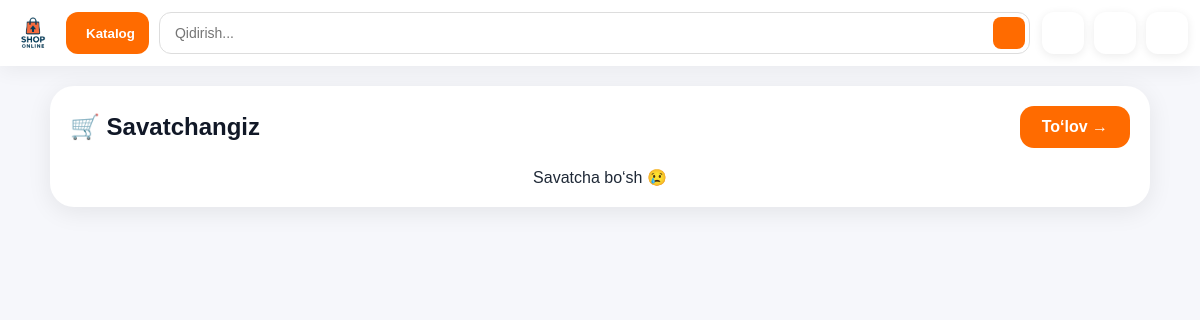
The page /cart/ (signed in) on the database as committed earlier.
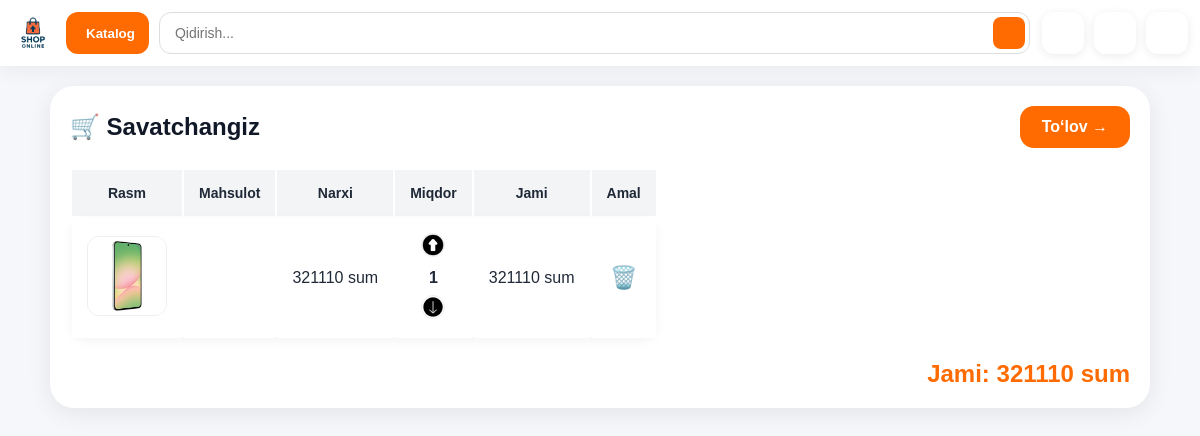
The same page on the database as committed later.
### store/models.py (models this page shows, shortened)
class CartItem(models.Model):
    customer = models.ForeignKey(User, on_delete=models.CASCADE, null=True, blank=True)
    product = models.ForeignKey(Products, on_delete=models.CASCADE)
    quantity = models.PositiveIntegerField(default=1)
    def total_price(self):
        return self.product.price * self.quantity

class Products(models.Model):
    title = models.CharField(max_length=255)
    description = models.TextField(max_length=20000)
    slug = models.SlugField(max_length=255, unique=True)
    image = models.ImageField(upload_to='products/')
    image2 = models.ImageField(upload_to='products/')
    image3 = models.ImageField(upload_to='products/')
    image4 = models.ImageField(upload_to='products/')
    price = models.IntegerField(null=True, blank=True)
    category = models.ForeignKey(Category, on_delete=models.CASCADE, null=True, blank=True)

### store/views.py (the view)
# urls.py: path('cart/', views.cart, name='cart'),
def cart(request):
    cart_items = CartItem.objects.filter(customer=request.user)
    total_price = sum(item.product.price * item.quantity for item in cart_items)
    return render(request, 'cart.html', {'cart_items': cart_items, 'total_price': total_price})

### store/templates/cart.html (shortened to what this page needs)
{% extends 'base.html' %}
{% load static %}
{% block content %}
<div class="cart-container">
    <div class="cart-header">
        <h2>🛒 Savatchangiz</h2>
        <a class="checkout-btn" href="{% url 'store:create_order' %}">To‘lov →</a>
    </div>
    {% if cart_items %}
    <table class="cart-table">
        <thead>
            <tr>
                <th>Rasm</th>
                <th>Mahsulot</th>
                <th>Narxi</th>
                <th>Miqdor</th>
                <th>Jami</th>
                <th>Amal</th>
            </tr>
        </thead>
        <tbody>
            {% for item in cart_items %}
            <tr>
                <td><img src="{{ item.product.image.url }}" alt=""></td>
                <td>{{ item.product.name }}</td>
                <td>{{ item.product.price }} sum</td>
                <td>
                    <div class="quantity-box">
                        <a class="quantity-btn" href="{% url 'store:edit_cart_item' item.id %}?action=add">
                            <img src="{% static 'img/up-arrow.png' %}" alt="">
                        </a>
                        <strong>{{ item.quantity }}</strong>
                        <a class="quantity-btn" href="{% url 'store:edit_cart_item' item.id %}?action=take">
                            <img src="{% static 'img/down-arrow.png' %}" alt="">
                        </a>
                    </div>
                </td>
                <td>{{ item.total_price }} sum</td>
                <td>
                    <a href="{% url 'store:delete_cart_item' item.id %}" class="delete-btn">🗑️</a>
                </td>
            </tr>
            {% endfor %}
        </tbody>
    </table>
    <div class="total-price">Jami: {{ total_price }} sum</div>
    {% else %}
    <p style="text-align:center;">Savatcha bo‘sh 😢</p>
    {% endif %}
</div>
{% endblock %}

Rows that differ between the two databases and show on the page:
added CartItem: product.image (picture), product.price "321110", quantity "1", total_price "321110"
Other text that changed with them:
{{ total_price }}: (not shown) → "321110"
text no longer shown: "Savatcha bo‘sh 😢"
text now shown: "Rasm Mahsulot Narxi Miqdor Jami Amal Jami: sum"
